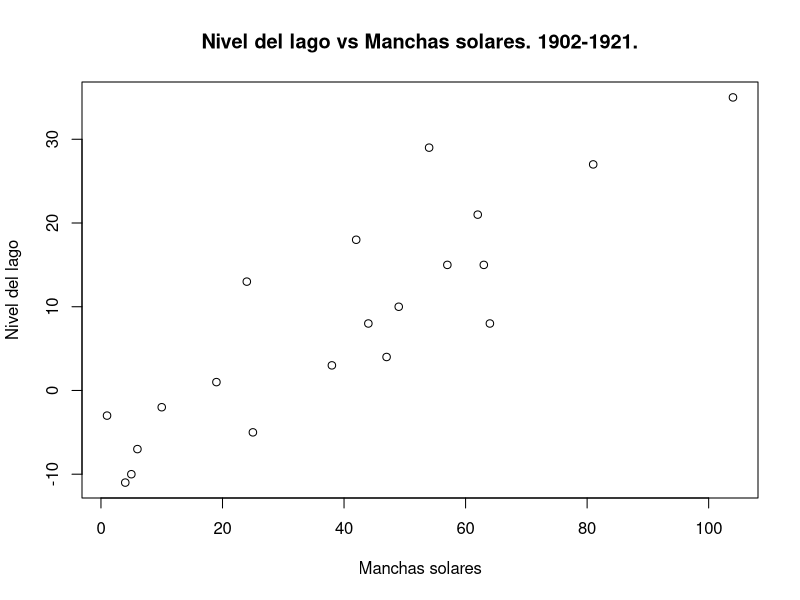

Source code (R): (Note: this script raises an error after producing the figure.)
library(lmtest)

# Cargar los datos en un data frame
manchas <- read.table("manchas.txt", header = TRUE)

# Análisis exploratorio de datos
plot(manchas$Manchas, manchas$Nivel, main = "Nivel del lago vs Manchas solares. 1902-1921.", xlab = "Manchas solares", ylab = "Nivel del lago")
correlacion <- cor(manchas$Manchas, manchas$Nivel) # Correlación entre las variables
cat("La correlación entre las variables Manchas y Nivel es:", correlacion, "\n")

# Calcular la recta de regresión de Y sobre X
regresion <- lm(Nivel ~ Manchas, data = manchas)
summary(regresion) # Resumen del modelo

# Mostrar la ecuación de la recta de regresión
cat("La ecuación de la recta de regresión es: y =", round(pendiente, 3), "x +", round(coef(regresion)[1], 3), "\n")

# Analizar la significancia de la recta de regresión
pendiente <- coef(regresion)[2] # Pendiente de la recta de regresión

# Añadir la función de la recta de regresión al plot
abline(regresion, col = "red")

# Obtener el p-valor para la hipótesis nula de que la pendiente es cero
p_valor <- summary(regresion)$coefficients[2, 4]

# Mostrar el resultado del p-valor
if (p_valor > 0.05) {
  cat("El p-valor es alto (p =", p_valor, "), lo que indica que la recta de regresión no es significativa.\n")
} else {
  cat("El p-valor es bajo (p =", p_valor, "), lo que indica que la recta de regresión es significativa.\n")
}
